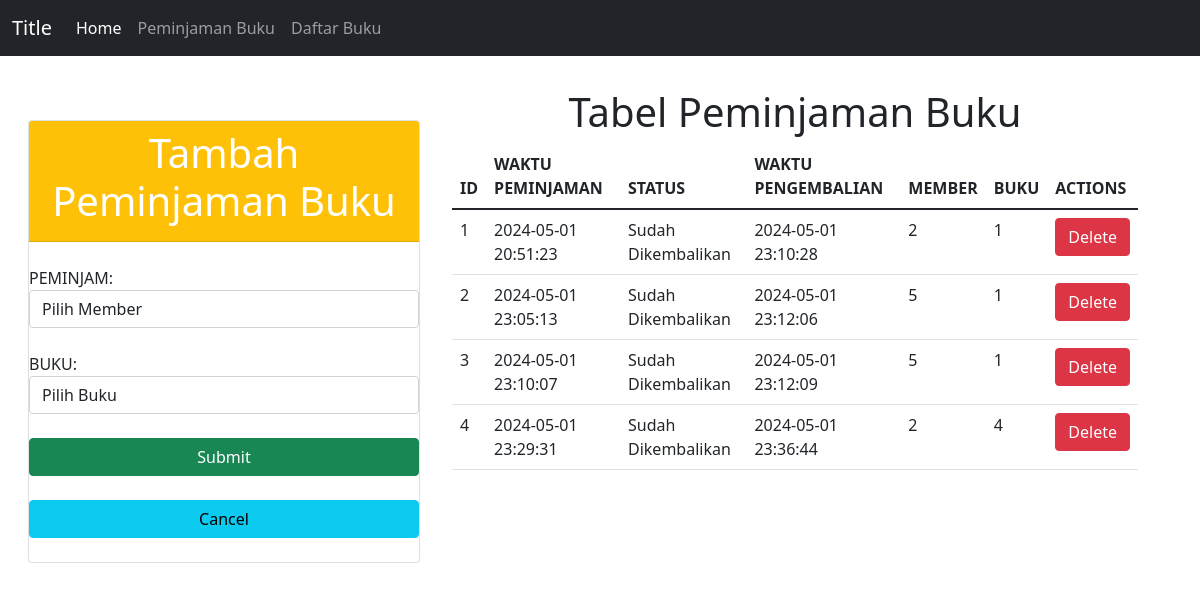
/mvc_peminjamanBuku/peminjaman.php, run on the app's committed database.
### tables this page shows
CREATE TABLE `peminjaman` (
  `peminjaman_id` int(11) NOT NULL,
  `waktu_peminjaman` datetime NOT NULL DEFAULT current_timestamp(),
  `status_pengembalian` varchar(50) NOT NULL,
  `waktu_pengembalian` datetime NOT NULL,
  `members_id` int(11) NOT NULL,
  `buku_id` int(11) NOT NULL
);

### mvc_peminjamanBuku/controllers/Peminjaman.controller.php (called while the page is built, shortened)
<?php
include_once("models/Peminjaman.class.php");
include_once("views/Peminjaman.view.php");
class PeminjamanController {
  private $peminjaman;
  function __construct(){
    $this->peminjaman = new Peminjaman(Conf::$db_host, Conf::$db_user, Conf::$db_pass, Conf::$db_name);
    $this->members = new Members(Conf::$db_host, Conf::$db_user, Conf::$db_pass, Conf::$db_name);
    $this->buku = new Buku(Conf::$db_host, Conf::$db_user, Conf::$db_pass, Conf::$db_name);
  }
  public function index() {
    $this->peminjaman->open();
    $this->members->open();
    $this->buku->open();
    $this->peminjaman->getPeminjaman();
    $this->members->getMembers();
    $this->buku->getBuku();
    $data = array(
      'peminjaman' => array(),
      'members' => array(),
      'buku' => array()
    );
    while($row = $this->peminjaman->getResult()){
      array_push($data['peminjaman'], $row);
    }
    while($row = $this->members->getResult()){
      array_push($data['members'], $row);
    }
    while($row = $this->buku->getResult()){
      array_push($data['buku'], $row);
    }
    $view = new PeminjamanView();
    $view->render($data);
  }
}

### mvc_peminjamanBuku/views/Peminjaman.view.php (the view, shortened to what this page needs)
<?php
  class PeminjamanView{
    public function render($data){
      $no = 1;
      $dataPinjam = null;
      foreach($data['peminjaman'] as $val){
        list($peminjaman_id, $waktu_peminjaman, $status_pengembalian, $waktu_pengembalian, $members_id, $buku_id) = $val;
        if ($status_pengembalian == 'Sudah Dikembalikan') {
          $dataPinjam .= "<tr>
                  <td>" . $no++ . "</td>
                  <td>" . $waktu_peminjaman . "</td>
                  <td>" . $status_pengembalian . "</td>
                  <td>" . $waktu_pengembalian . "</td>
                  <td>" . $members_id . "</td>
                  <td>" . $buku_id . "</td>
                  <td>
                  <a href='peminjaman.php?id_hapus=" . $peminjaman_id . "' class='btn btn-danger''>Delete</a>
                  </td>
                  </tr>";
        }
      }
    }
  }

### mvc_peminjamanBuku/peminjaman.php
<?php
include_once("models/Template.class.php");
include_once("models/DB.class.php");
include_once("controllers/Peminjaman.controller.php");
$peminjaman = new PeminjamanController();
if (isset($_POST['add'])) {
    $peminjaman->add($_POST);
}
else if (!empty($_GET['id_hapus'])) {
    $id = $_GET['id_hapus'];
    $peminjaman->delete($id);
}
else if (!empty($_GET['id_edit'])) {
    $id = $_GET['id_edit'];
    $peminjaman->edit($id);
}
else{
    $peminjaman->index();
}

### mvc_peminjamanBuku/models/Template.class.php (shortened to what this page needs)
<?php
class Template
{
    var $content = '';
    function __construct($filename='')
    {
        $this->content = implode('', @file($filename));
    }
    function clear()
    {
        $this->content = preg_replace("/DATA_[A-Z|_|0-9]+/", "", $this->content);
    }
    function write()
    {
        print $this->content;
    }
    function replace($old = '', $new = '')
    {
        if (is_int($new)) {
            $value = sprintf("%d", $new);
        }
        elseif (is_float($new)) {
            $value = sprintf("%f", $new);
        }
        elseif (is_array($new)) {
            $value = '';
            foreach ($new as $item) {
                $value .= $item. ' ';
            }
        }
        else {
            $value = $new;
        }
        $this->content = preg_replace("/$old/", $value, $this->content);
    }
}
?>

### data on the page
peminjaman: waktu_peminjaman "2024-05-01 20:51:23", status_pengembalian "Sudah Dikembalikan", waktu_pengembalian "2024-05-01 23:10:28", members "2", buku "1"
peminjaman: waktu_peminjaman "2024-05-01 23:05:13", status_pengembalian "Sudah Dikembalikan", waktu_pengembalian "2024-05-01 23:12:06", members "5", buku "1"
peminjaman: waktu_peminjaman "2024-05-01 23:10:07", status_pengembalian "Sudah Dikembalikan", waktu_pengembalian "2024-05-01 23:12:09", members "5", buku "1"
peminjaman: waktu_peminjaman "2024-05-01 23:29:31", status_pengembalian "Sudah Dikembalikan", waktu_pengembalian "2024-05-01 23:36:44", members "2", buku "4"
